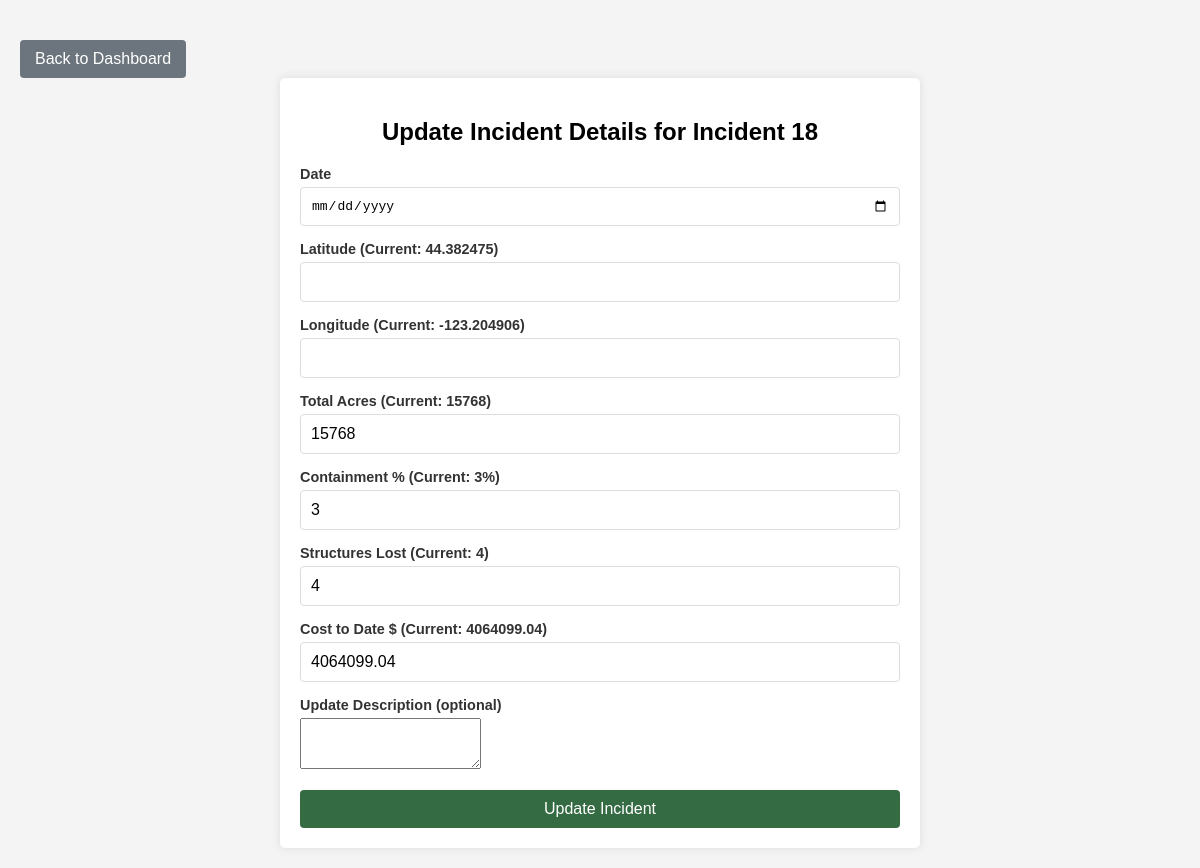
The app's page /update/18 with its own data.
### tables this page shows
CREATE TABLE incidents (
            id INTEGER PRIMARY KEY AUTOINCREMENT,
            name TEXT NOT NULL,
            lat REAL,
            long REAL,
            status TEXT NOT NULL,
            total_acres INTEGER,
            containment_percentage INTEGER,
            total_ppl INTEGER,
            crew INTEGER,
            engines INTEGER,
            helicopters INTEGER,
            structures_lost INTEGER,
            cost_to_date REAL
        );

### app.py (the view, shortened to what this page needs)
@app.route('/update/<int:incident_id>', methods=['GET', 'POST'])
def update_incident(incident_id):
    conn = sqlite3.connect('incidents.db')
    cursor = conn.cursor()
    cursor.execute("SELECT name, lat, long, total_acres, containment_percentage, structures_lost, cost_to_date FROM incidents WHERE id = ?", (incident_id,))
    incident = cursor.fetchone()
    conn.close()
    return render_template('update_incident.html', incident=incident, incident_id=incident_id)

### templates/update_incident.html (shortened to what this page needs)
<!DOCTYPE html>
<html lang="en">
<head>
    <link rel="stylesheet" href="{{ url_for('static', filename='style.css') }}">
</head>
<body>
    <a href="{{ url_for('dashboard') }}" class="btn-back">Back to Dashboard</a>
    <div class="form-container">
        <h2>Update Incident Details for {{ incident[0] }}</h2>
        <form action="{{ url_for('update_incident', incident_id=incident_id) }}" method="POST">
            <div class="input-group">
                <label for="date">Date</label>
                <input type="date" id="date" name="date">
            </div>
            <div class="input-group">
                <label for="lat">Latitude (Current: {{ incident[1] }})</label>
                <input type="number" id="lat" name="lat" step="any" required>
            </div>
            <div class="input-group">
                <label for="long">Longitude (Current: {{ incident[2] }})</label>
                <input type="number" id="long" name="long" step="any" required>
            </div>
            <div class="input-group">
                <label for="total_acres">Total Acres (Current: {{ incident[3] }})</label>
                <input type="number" id="total_acres" name="total_acres" value="{{ incident[3] }}" step="any" required>
            </div>
            <div class="input-group">
                <label for="containment_percentage">Containment % (Current: {{ incident[4] }}%)</label>
                <input type="number" id="containment_percentage" name="containment_percentage" value="{{ incident[4] }}" min="0" max="100" required>
            </div>
            <div class="input-group">
                <label for="structures_lost">Structures Lost (Current: {{ incident[5] }})</label>
                <input type="number" id="structures_lost" name="structures_lost" value="{{ incident[5] }}" required>
            </div>
            <div class="input-group">
                <label for="cost_to_date">Cost to Date $ (Current: {{ incident[6] | float | round(2) }})</label>
                <input type="number" id="cost_to_date" name="cost_to_date" value="{{ incident[6] }}" step="0.01" required>
            </div>
            <div class="input-group">
                <label for="update_description">Update Description (optional)</label>
                <textarea id="update_description" name="update_description" rows="3"></textarea>
            </div>
            <button type="submit" class="btn">Update Incident</button>
        </form>
    </div>
</body>
</html>

### static/style.css (style rules this page uses)
body { font-family: Arial, sans-serif; background-color: #f4f4f4; margin: 0; padding: 20px; }
h2 { text-align: center; margin-bottom: 20px; }
.btn { padding: 10px 15px; background-color: #356b42; color: #fff; border: none; border-radius: 4px; cursor: pointer; font-size: 1em; text-decoration: none; display: inline-block; margin-top: 2px; }
.input-group { margin-bottom: 15px; text-align: left; }
.input-group label { display: block; margin-bottom: 5px; font-weight: bold; color: #333; }
.input-group input { width: 100%; padding: 8px; font-size: 1em; border: 1px solid #ddd; border-radius: 4px; }
.form-container { max-width: 600px; margin: 0 auto; padding: 20px; background-color: #fff; border-radius: 5px; box-shadow: 0px 0px 10px rgba(0, 0, 0, 0.1); }
.form-container h2 { text-align: center; margin-bottom: 20px; }
.form-container .input-group { margin-bottom: 15px; }
.form-container .input-group label { display: block; font-size: 0.9em; color: #333; margin-bottom: 5px; }
.form-container .input-group input, .form-container .input-group select { width: 100%; padding: 10px; font-size: 1em; border: 1px solid #ddd; border-radius: 4px; box-sizing: border-box; }
.form-container .btn { width: 100%; text-align: center; }
.btn-back { display: inline-block; padding: 10px 15px; background-color: #6c757d; color: white; text-decoration: none; border-radius: 4px; font-size: 1em; margin-top: 20px; }

### records on screen
incidents: name "Incident 18", lat "44.382475", long "-123.204906", total_acres "15768", containment_percentage "3", structures_lost "4", cost_to_date "4064099.04"
